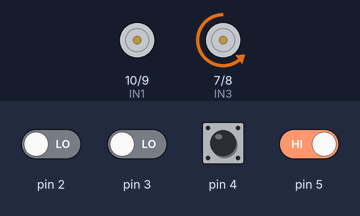
Bench run of a sketch on a simulated Arduino Uno, built with avr-gcc and run on an emulated ATmega328P. Parts: motor-driver pin pairs drawn as motors (green arrow = first pin HIGH = forward, orange = second pin HIGH = backward, longer = more drive, scaled by the enable pin). Inputs (shaded band) come from the test bench; at power-on: pin 4, pin 5 HIGH, pin 2, pin 3 LOW.

Above: at 3.2 s.
3.3 s: pin 3 driven HIGH and pin 5 driven LOW
At 4.4 s:
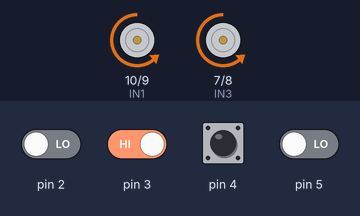
4.8 s: pin 2 driven HIGH
At 5.5 s:
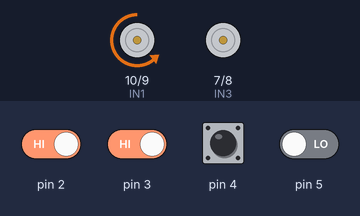
6.3 s: pin 2 driven LOW
At 6.7 s:
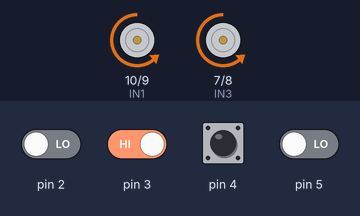
7.8 s: pin 5 driven HIGH
At 9.0 s:
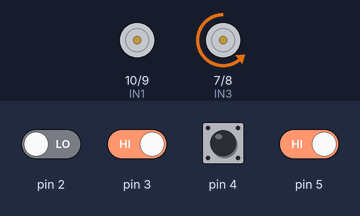
Timing chart, 0 to 10.3 s (numbered marks = the images above; inputs shaded):
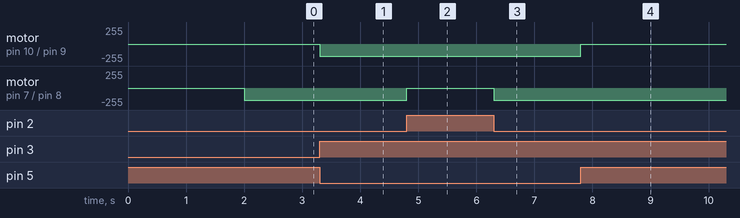

Measured:
- after the input at 3.3 s, motor on pin 10 (IN1) / pin 9 (IN2): stopped → backward 180/255 at once
- after the input at 4.8 s, motor on pin 7 (IN3) / pin 8 (IN4): backward 180/255 → stopped at once
- after the input at 6.3 s, motor on pin 7 (IN3) / pin 8 (IN4): stopped → backward 180/255 at once
- after the input at 7.8 s, motor on pin 10 (IN1) / pin 9 (IN2): backward 180/255 → stopped at once

The sketch:

Robot_do_line_tranh_vat_can_4_sensor.ino
```cpp
int ENA = 11;
int IN1 = 10;
int IN2 = 9;

int ENB = 6;
int IN3 = 7;
int IN4 = 8;

//Set tốc độ của robot
#define ENASpeed 180
#define ENBSpeed 180

int Sensor1 = 0;
int Sensor2 = 0;
int Sensor3 = 0;
int Sensor4 = 0;


void setup() {

  pinMode(ENA, OUTPUT);
  pinMode(IN1, OUTPUT);
  pinMode(IN2, OUTPUT);

  pinMode(ENB, OUTPUT);
  pinMode(IN3, OUTPUT);
  pinMode(IN4, OUTPUT);

  pinMode(Sensor1, INPUT);
  pinMode(Sensor2, INPUT);
  pinMode(Sensor3, INPUT);
  pinMode(Sensor4, INPUT);

  analogWrite(ENA, ENASpeed);
  analogWrite(ENB, ENBSpeed);
  delay(2000);
}

void loop() {


  Sensor1 = digitalRead(5);
  Sensor2 = digitalRead(4);
  Sensor3 = digitalRead(3);
  Sensor4 = digitalRead(2);


  if (Sensor4 == HIGH && Sensor3 == HIGH && Sensor2 == LOW && Sensor1 == LOW) {
    Turn_left();
  }

  if (Sensor4 == HIGH && Sensor3 == HIGH && Sensor2 == HIGH && Sensor1 == LOW) {
    Turn_left();
  }

  if (Sensor4 == HIGH && Sensor3 == LOW && Sensor2 == LOW && Sensor1 == LOW) {
    Turn_left();
  }

  if (Sensor4 == LOW && Sensor3 == LOW && Sensor2 == HIGH && Sensor1 == HIGH) {
    Turn_right();
  }

  if (Sensor4 == LOW && Sensor3 == LOW && Sensor2 == LOW && Sensor1 == HIGH) {
    Turn_right();
  }

  if (Sensor4 == LOW && Sensor3 == HIGH && Sensor2 == HIGH && Sensor1 == HIGH) {
    Turn_right();
  }

  if (Sensor4 == HIGH && Sensor3 == HIGH && Sensor2 == HIGH && Sensor1 == HIGH) {
    Robot_stop();
  }

  if (Sensor4 == LOW && Sensor3 == HIGH && Sensor2 == HIGH && Sensor1 == LOW) {
    forward();
  }
}
void forward() {
  //motor A tiến
  digitalWrite(IN1, LOW);
  digitalWrite(IN2, HIGH);
  //motor B tiến
  digitalWrite(IN3, LOW);
  digitalWrite(IN4, HIGH);
}

void Backward() {
  //motor A lùi
  digitalWrite(IN1, HIGH);
  digitalWrite(IN2, LOW);
  //motor B lùi
  digitalWrite(IN3, HIGH);
  digitalWrite(IN4, LOW);
}

void Turn_right() {
  //motor A lùi
  digitalWrite(IN1, LOW);
  digitalWrite(IN2, LOW);
  //motor B tiến
  digitalWrite(IN3, LOW);
  digitalWrite(IN4, HIGH);
}
void Turn_left() {
  //motor A tiến
  digitalWrite(IN1, LOW);
  digitalWrite(IN2, HIGH);
  //motor B lùi
  digitalWrite(IN3, LOW);
  digitalWrite(IN4, LOW);
}
void Robot_stop() {
  //motor A tiến
  digitalWrite(IN1, LOW);
  digitalWrite(IN2, LOW);
  //motor B lùi
  digitalWrite(IN3, LOW);
  digitalWrite(IN4, LOW);
}
```
